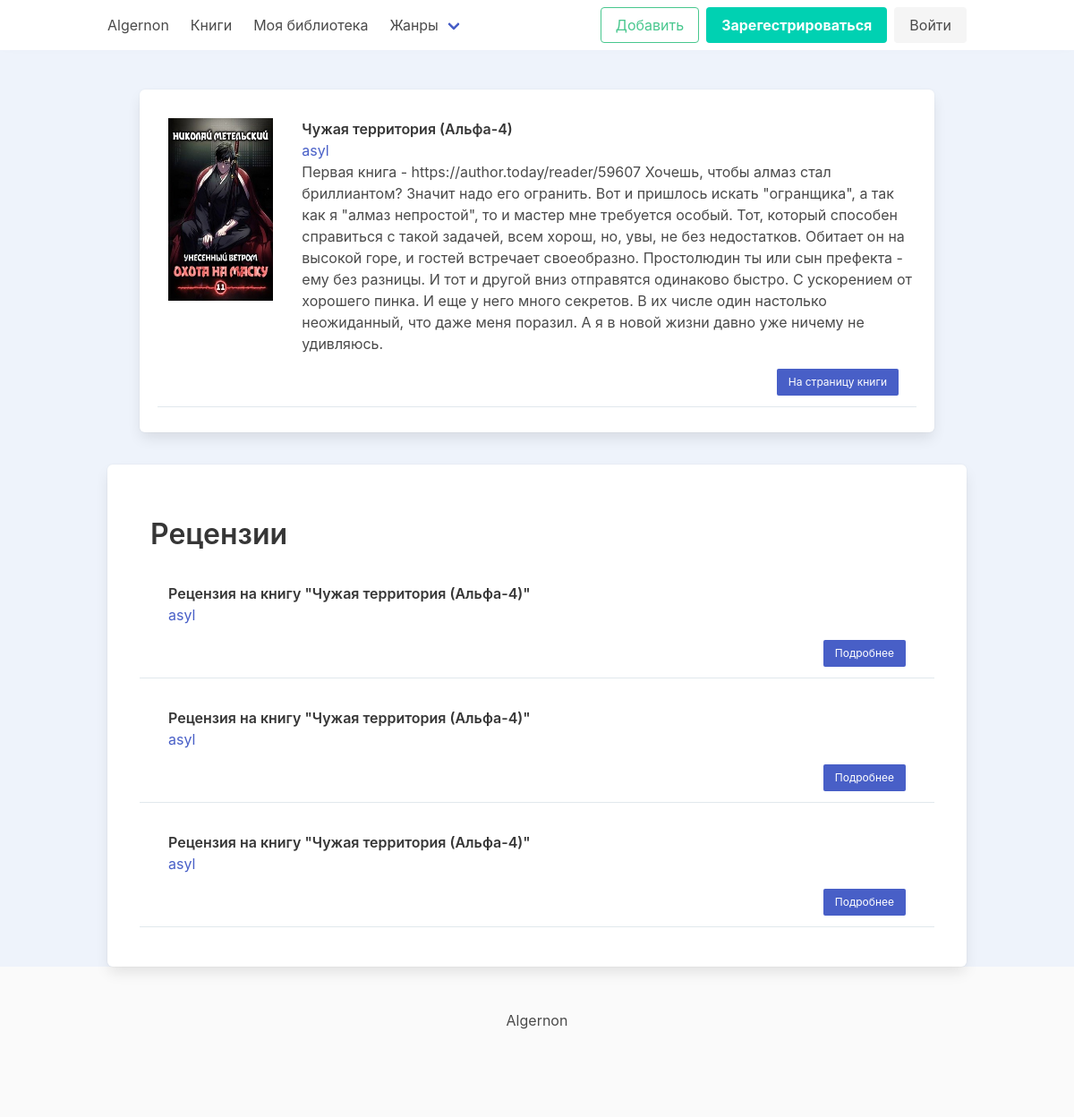
Page /work/3/reviews on the earlier database version.
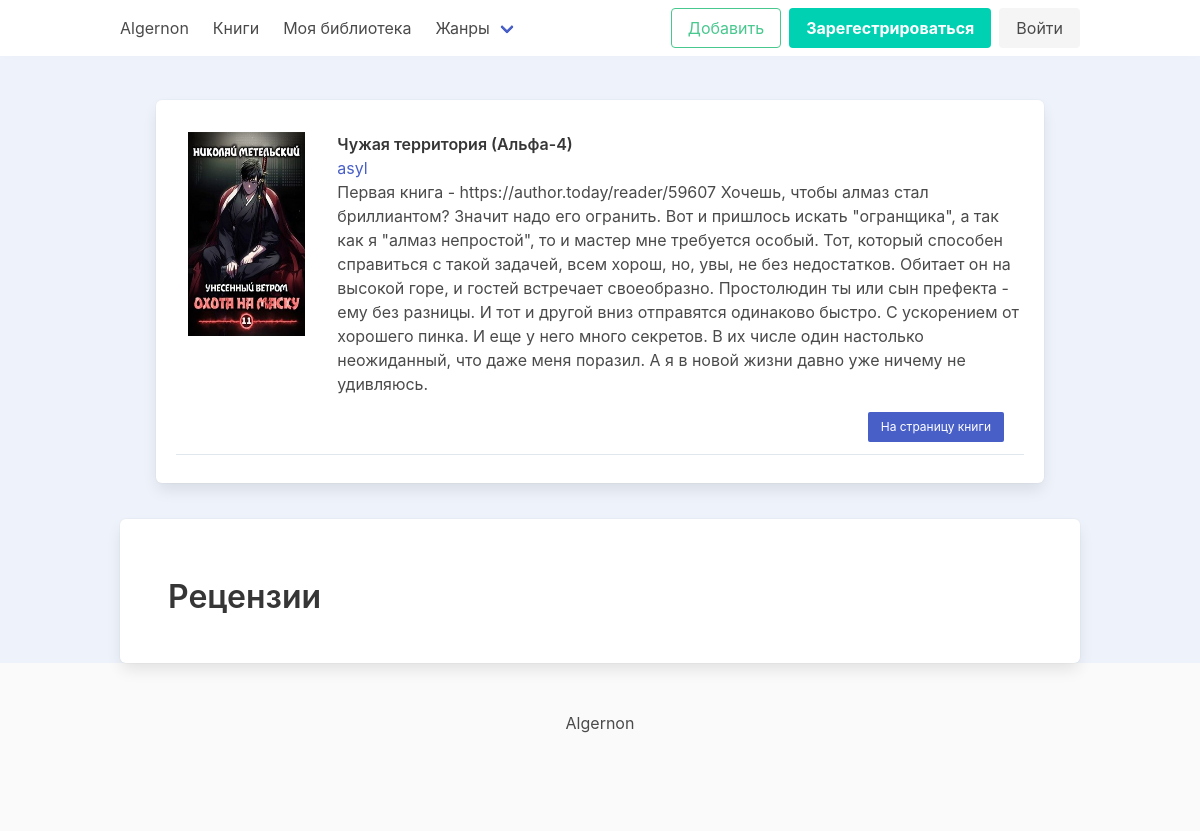
Same page on the later database version.
### reviews/models.py (models this page shows, shortened)
class Review(models.Model):
    book = models.ForeignKey(
        Book,
        on_delete=models.CASCADE,
        related_name='reviews'
    )
    author = models.ForeignKey(
        settings.AUTH_USER_MODEL,
        on_delete=models.CASCADE,
        related_name='author_reviews'
    )
    content = QuillField()
    created_at = models.DateTimeField(auto_now_add=True)
    def get_absolute_url(self):
        return reverse('reviews:review_detail', args=[self.book.id, self.id])

### books/models.py (models this page shows, shortened)
class Book(models.Model):
    BOOK_CHOICES = (
        ("A", _("All")),
        ("O", _("Only friends")),
        ("N", _("Nobody"))
    )
    STATUS_CHOICES = (
        ("F", _("Finished")),
        ("D", _("Draft")),
        ("N", _("Not finished"))
    )
    author = models.ForeignKey(
        settings.AUTH_USER_MODEL,
        on_delete=models.CASCADE,
        related_name="books",
        verbose_name=_("Author")
    )
    cover = models.ImageField(upload_to="images/%Y-%m-%d/", default='images/no-image.jpg')
    title = models.CharField(max_length=150, unique=True, verbose_name=_("Book Name"))
    type = models.ForeignKey(
        Type,
        on_delete=models.SET_NULL,
        null=True,
        related_name="books",
        verbose_name=_("Book Type")
    )
    genre = models.ForeignKey(
        Genre,
        on_delete=models.SET_NULL,
        null=True,
        blank=True,
        related_name="books",
        verbose_name=_("Genre of the book")
    )
    cycle = models.ForeignKey(
        Cycle,
        on_delete=models.SET_NULL,
        null=True,
        blank=True,
        related_name="books",
        verbose_name=_("Book Cycle")
    )
    description = models.TextField(max_length=1000, null=True, blank=True)
    remark = models.TextField(max_length=1000, null=True, blank=True)
    status = models.CharField(max_length=2, choices=STATUS_CHOICES, default="N")
    is_introductory = models.BooleanField(default=False)
    is_eighteen_plus = models.BooleanField(default=False)
    is_published = models.BooleanField(default=False)
    can_comment = models.CharField(max_length=2, choices=BOOK_CHOICES, default="N")
    can_read = models.CharField(max_length=2, choices=BOOK_CHOICES, default="N")
    can_download = models.CharField(max_length=2, choices=BOOK_CHOICES, default="N")
    views = models.PositiveIntegerField(default=0)
    created_at = models.DateTimeField(auto_now_add=True)
    updated_at = models.DateTimeField(auto_now=True)
    class Meta:
        verbose_name = _("Book Info")
        verbose_name_plural = _("Books Info")
    def get_absolute_url(self):
        return reverse('books:detail', args=[self.id])

### account/models.py (models this page shows, shortened)
class CustomUser(AbstractUser):
    USERNAME_FIELD = 'email'
    REQUIRED_FIELDS = ['username']
    email = models.EmailField(_('Email'), unique=True)
    DS = "Don't Show"
    MALE = "Male"
    FEMALE = "Female"
    GENDER_CHOICES = (
        (DS, _("Don't Show")),
        (MALE, _("Male")),
        (FEMALE, _("Female"))
    )
    ONLY_MONTH_AND_DAY = "Only month and day"
    SHOW = "Show"
    BIRTHDAY_CHOICES = (
        (DS, _("Don't Show")),
        (ONLY_MONTH_AND_DAY, _("Only month and day")),
        (SHOW, _("Show birthday"))
    )
    slug = models.SlugField(unique=True, null=True, blank=True)
    image = models.ImageField(upload_to='profile/%Y/%m-%d', default='images/no-image.png', blank=True)
    name = models.CharField(max_length=250, unique=True)
    status = models.CharField(max_length=250, null=True, blank=True)
    birthday = models.DateField(null=True, blank=True)
    birthday_visibility = models.CharField(max_length=40, choices=BIRTHDAY_CHOICES, default=DS)
    gender = models.CharField(max_length=50, choices=GENDER_CHOICES, default=DS)
    information = QuillField(max_length=1000, null=True, blank=True)
    friends = models.ManyToManyField("CustomUser", blank=True)
    def get_author_url(self):
        return reverse('authors:author_detail', args=[self.pk])

### reviews/views.py (the view)
# urls.py: path('work/<int:book_id>/reviews', views.review_list, name='review_list'),
def review_list(request, book_id):
    if request.method == 'GET':
        book = get_object_or_404(Book, id=book_id)
        reviews = Review.objects.filter(book=book)
        context = {
            'book': book,
            'reviews': reviews
        }
        return render(request, 'reviews/review_list.html', context)

### books/custom_context_processor.py (called while the page is built)
def genre_list(request):
    return {
        'genres': Genre.objects.all()
    }

### books/models.py (called while the page is built)
    def get_absolute_url(self):
        return reverse('books:books_by_genre', args=[self.slug])

### templates/reviews/review_list.html (shortened to what this page needs)
{% extends 'base.html' %}
{% block content %}
    <div class="container section">
        <div class="columns is-multiline box">
            <div class="column is-12 mb-2" style="border-bottom: 1px solid #e1e8ed;}">
                <div class="columns">
                    <div class="column is-2">
                        <a href="{{ book.get_absolute_url }}">
                            <img src="{{ book.cover.url }}" alt="{{ book.title }}" class="is-146-204">
                        </a>
                    </div>
                    <div class="column is-10 ml-2">
                        <div class="book_title">
                            <a href="{{ book.get_absolute_url }}" class="title is-6 has-text info">
                                {{ book.title }}
                            </a>
                        </div>
                        <div class="book_author">
                            <p><a href="{{ book.author.get_author_url }}" class="is-link">{{ book.author.name }}</a></p>
                        </div>
                        <div class="book_description">
                            {{ book.description }}
                        </div>
                        <div class="detail-button p-4">
                            <a href="{{ book.get_absolute_url }}" class="is-link button is-small is-pulled-right">На
                                страницу книги</a>
                        </div>
                    </div>
                </div>
            </div>
        </div>
    </div>
    <div class="container">
        <section class="section box">
            <div class="columns is-centered">
                <div class="column is-12">
                    <div class="block mt-3">
                        <h3 class="title is-3">Рецензии</h3>
                    </div>
                </div>
            </div>
            <div class="columns is-multiline is-centered">
                {% for review in reviews %}
                <div class="column is-12 mb-2" style="border-bottom: 1px solid #e1e8ed;}">
                    <div class="column is-12 ml-2">
                        <div class="book_title">
                            <a href="{{ review.get_absolute_url }}" class="title is-6 has-text info">
                                Рецензия на книгу "{{ review.book.title }}"
                            </a>
                        </div>
                        <div class="book_author">
                            <p><a href="{{ review.author.get_author_url }}" class="is-link">{{ review.author.name }}</a></p>
                        </div>
                        <div class="detail-button p-4">
                            <a href="{{ review.get_absolute_url }}" class="is-link button is-small is-pulled-right">Подробнее</a>
                        </div>
                    </div>
                </div>
                {% endfor %}
            </div>
        </section>
    </div>
{% endblock %}

Differences in the rows shown:
removed Review: book "Чужая территория (Альфа-4)", author.name "asyl"
removed Review: book "Чужая территория (Альфа-4)", author.name "asyl"
removed Review: book "Чужая территория (Альфа-4)", author.name "asyl"
